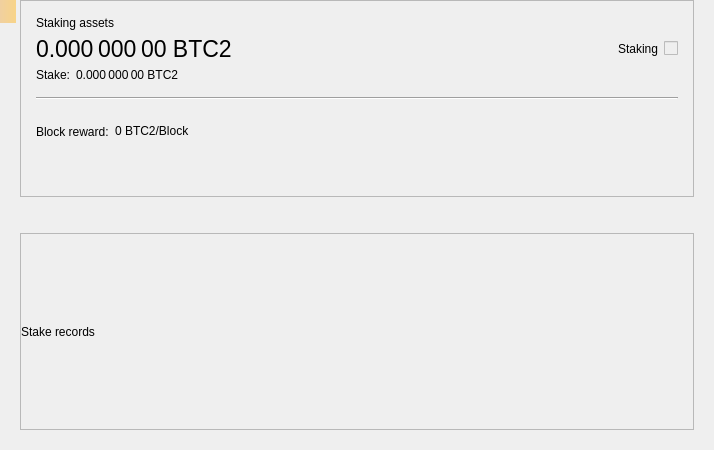
<?xml version="1.0" encoding="UTF-8"?>
<ui version="4.0">
 <class>StakePage</class>
 <widget class="QWidget" name="StakePage">
  <property name="geometry">
   <rect>
    <x>0</x>
    <y>0</y>
    <width>714</width>
    <height>450</height>
   </rect>
  </property>
  <property name="windowTitle">
   <string>Form</string>
  </property>
  <layout class="QVBoxLayout" name="verticalLayout_3">
   <property name="leftMargin">
    <number>20</number>
   </property>
   <property name="topMargin">
    <number>0</number>
   </property>
   <property name="rightMargin">
    <number>20</number>
   </property>
   <property name="bottomMargin">
    <number>20</number>
   </property>
   <item>
    <widget class="QFrame" name="frameStakeInfo">
     <property name="frameShape">
      <enum>QFrame::StyledPanel</enum>
     </property>
     <property name="frameShadow">
      <enum>QFrame::Raised</enum>
     </property>
     <layout class="QVBoxLayout" name="verticalLayout">
      <property name="spacing">
       <number>15</number>
      </property>
      <property name="leftMargin">
       <number>15</number>
      </property>
      <property name="topMargin">
       <number>15</number>
      </property>
      <property name="rightMargin">
       <number>15</number>
      </property>
      <property name="bottomMargin">
       <number>15</number>
      </property>
      <item>
       <layout class="QGridLayout" name="gridLayout_2">
        <property name="spacing">
         <number>6</number>
        </property>
        <item row="1" column="0">
         <widget class="QLabel" name="labelAssets">
          <property name="font">
           <font>
            <pointsize>17</pointsize>
           </font>
          </property>
          <property name="cursor">
           <cursorShape>IBeamCursor</cursorShape>
          </property>
          <property name="toolTip">
           <string>Your current spendable balance</string>
          </property>
          <property name="text">
           <string notr="true">0.000 000 00 BTC2</string>
          </property>
          <property name="alignment">
           <set>Qt::AlignLeading|Qt::AlignLeft|Qt::AlignVCenter</set>
          </property>
          <property name="textInteractionFlags">
           <set>Qt::LinksAccessibleByMouse|Qt::TextSelectableByMouse</set>
          </property>
         </widget>
        </item>
        <item row="0" column="0">
         <widget class="QLabel" name="labelAssetsText">
          <property name="text">
           <string>Staking assets</string>
          </property>
          <property name="alignment">
           <set>Qt::AlignLeading|Qt::AlignLeft|Qt::AlignVCenter</set>
          </property>
         </widget>
        </item>
        <item row="1" column="2">
         <spacer name="horizontalSpacer_2">
          <property name="orientation">
           <enum>Qt::Horizontal</enum>
          </property>
          <property name="sizeHint" stdset="0">
           <size>
            <width>40</width>
            <height>20</height>
           </size>
          </property>
         </spacer>
        </item>
        <item row="4" column="0">
         <layout class="QHBoxLayout" name="horizontalLayout_5">
          <property name="spacing">
           <number>6</number>
          </property>
          <item>
           <widget class="QLabel" name="labelStakeText">
            <property name="sizePolicy">
             <sizepolicy hsizetype="Maximum" vsizetype="Preferred">
              <horstretch>0</horstretch>
              <verstretch>0</verstretch>
             </sizepolicy>
            </property>
            <property name="text">
             <string>Stake:</string>
            </property>
            <property name="alignment">
             <set>Qt::AlignLeading|Qt::AlignLeft|Qt::AlignVCenter</set>
            </property>
           </widget>
          </item>
          <item>
           <widget class="QLabel" name="labelStake">
            <property name="text">
             <string>0.000 000 00 BTC2</string>
            </property>
            <property name="alignment">
             <set>Qt::AlignLeading|Qt::AlignLeft|Qt::AlignVCenter</set>
            </property>
            <property name="textInteractionFlags">
             <set>Qt::LinksAccessibleByMouse|Qt::TextSelectableByMouse</set>
            </property>
           </widget>
          </item>
          <item>
           <spacer name="horizontalSpacer_3">
            <property name="orientation">
             <enum>Qt::Horizontal</enum>
            </property>
            <property name="sizeType">
             <enum>QSizePolicy::Minimum</enum>
            </property>
            <property name="sizeHint" stdset="0">
             <size>
              <width>0</width>
              <height>0</height>
             </size>
            </property>
           </spacer>
          </item>
         </layout>
        </item>
        <item row="1" column="4">
         <widget class="QLabel" name="labelStaking">
          <property name="text">
           <string>Staking</string>
          </property>
         </widget>
        </item>
        <item row="1" column="5">
         <widget class="QSwitchControl" name="checkStake">
          <property name="enabled">
           <bool>false</bool>
          </property>
         </widget>
        </item>
       </layout>
      </item>
      <item>
       <widget class="Line" name="hLine">
        <property name="orientation">
         <enum>Qt::Horizontal</enum>
        </property>
       </widget>
      </item>
      <item>
       <layout class="QGridLayout" name="gridLayout">
        <property name="verticalSpacing">
         <number>6</number>
        </property>
        <item row="0" column="0">
         <layout class="QHBoxLayout" name="horizontalLayout">
          <property name="spacing">
           <number>6</number>
          </property>
          <item>
           <spacer name="horizontalSpacer_4">
            <property name="orientation">
             <enum>Qt::Horizontal</enum>
            </property>
            <property name="sizeType">
             <enum>QSizePolicy::Minimum</enum>
            </property>
            <property name="sizeHint" stdset="0">
             <size>
              <width>0</width>
              <height>0</height>
             </size>
            </property>
           </spacer>
          </item>
         </layout>
        </item>
        <item row="0" column="1">
         <layout class="QHBoxLayout" name="horizontalLayout_3">
          <property name="spacing">
           <number>6</number>
          </property>
          <item>
           <widget class="QLabel" name="labelRewardText">
            <property name="sizePolicy">
             <sizepolicy hsizetype="Maximum" vsizetype="Preferred">
              <horstretch>0</horstretch>
              <verstretch>0</verstretch>
             </sizepolicy>
            </property>
            <property name="text">
             <string>Block reward:</string>
            </property>
            <property name="alignment">
             <set>Qt::AlignLeading|Qt::AlignLeft|Qt::AlignVCenter</set>
            </property>
           </widget>
          </item>
          <item>
           <widget class="QLabel" name="labelReward">
            <property name="text">
             <string>0 BTC2/Block</string>
            </property>
            <property name="alignment">
             <set>Qt::AlignLeading|Qt::AlignLeft|Qt::AlignVCenter</set>
            </property>
            <property name="textInteractionFlags">
             <set>Qt::LinksAccessibleByMouse|Qt::TextSelectableByMouse</set>
            </property>
           </widget>
          </item>
          <item>
           <spacer name="horizontalSpacer_6">
            <property name="orientation">
             <enum>Qt::Horizontal</enum>
            </property>
            <property name="sizeType">
             <enum>QSizePolicy::Minimum</enum>
            </property>
            <property name="sizeHint" stdset="0">
             <size>
              <width>0</width>
              <height>0</height>
             </size>
            </property>
           </spacer>
          </item>
         </layout>
        </item>
        <item row="0" column="2" rowspan="2">
         <spacer name="horizontalSpacer">
          <property name="orientation">
           <enum>Qt::Horizontal</enum>
          </property>
          <property name="sizeHint" stdset="0">
           <size>
            <width>40</width>
            <height>20</height>
           </size>
          </property>
         </spacer>
        </item>
        <item row="1" column="0">
         <layout class="QHBoxLayout" name="horizontalLayout_2">
          <property name="spacing">
           <number>6</number>
          </property>
          <item>
           <spacer name="horizontalSpacer_5">
            <property name="orientation">
             <enum>Qt::Horizontal</enum>
            </property>
            <property name="sizeType">
             <enum>QSizePolicy::Minimum</enum>
            </property>
            <property name="sizeHint" stdset="0">
             <size>
              <width>0</width>
              <height>0</height>
             </size>
            </property>
           </spacer>
          </item>
         </layout>
        </item>
        <item row="1" column="1">
         <layout class="QHBoxLayout" name="horizontalLayout_4">
          <property name="spacing">
           <number>6</number>
          </property>
          <item>
           <spacer name="horizontalSpacer_7">
            <property name="orientation">
             <enum>Qt::Horizontal</enum>
            </property>
            <property name="sizeType">
             <enum>QSizePolicy::Minimum</enum>
            </property>
            <property name="sizeHint" stdset="0">
             <size>
              <width>0</width>
              <height>0</height>
             </size>
            </property>
           </spacer>
          </item>
         </layout>
        </item>
       </layout>
      </item>
     </layout>
    </widget>
   </item>
   <item>
    <spacer name="verticalSpacer">
     <property name="orientation">
      <enum>Qt::Vertical</enum>
     </property>
     <property name="sizeType">
      <enum>QSizePolicy::Fixed</enum>
     </property>
     <property name="sizeHint" stdset="0">
      <size>
       <width>20</width>
       <height>30</height>
      </size>
     </property>
    </spacer>
   </item>
   <item>
    <widget class="QFrame" name="frameStakeRecords">
     <property name="frameShape">
      <enum>QFrame::StyledPanel</enum>
     </property>
     <property name="frameShadow">
      <enum>QFrame::Raised</enum>
     </property>
     <layout class="QVBoxLayout" name="verticalLayout_2">
      <property name="leftMargin">
       <number>0</number>
      </property>
      <property name="topMargin">
       <number>0</number>
      </property>
      <property name="rightMargin">
       <number>0</number>
      </property>
      <property name="bottomMargin">
       <number>0</number>
      </property>
      <item>
       <widget class="QLabel" name="labelRecordsText">
        <property name="text">
         <string>Stake records</string>
        </property>
       </widget>
      </item>
     </layout>
    </widget>
   </item>
  </layout>
  <widget class="QLabel" name="labelAlerts">
   <property name="geometry">
    <rect>
     <x>0</x>
     <y>0</y>
     <width>16</width>
     <height>23</height>
    </rect>
   </property>
   <property name="visible">
    <bool>false</bool>
   </property>
   <property name="styleSheet">
    <string notr="true">QLabel { background-color: qlineargradient(x1: 0, y1: 0, x2: 1, y2: 0, stop:0 #F0D0A0, stop:1 #F8D488); color:#000000; }</string>
   </property>
   <property name="wordWrap">
    <bool>true</bool>
   </property>
   <property name="margin">
    <number>3</number>
   </property>
   <property name="textInteractionFlags">
    <set>Qt::TextSelectableByMouse</set>
   </property>
  </widget>
 </widget>
 <customwidgets>
  <customwidget>
   <class>QSwitchControl</class>
   <extends>QCheckBox</extends>
   <header>qt/qswitchcontrol.h</header>
  </customwidget>
 </customwidgets>
 <resources/>
 <connections/>
</ui>
